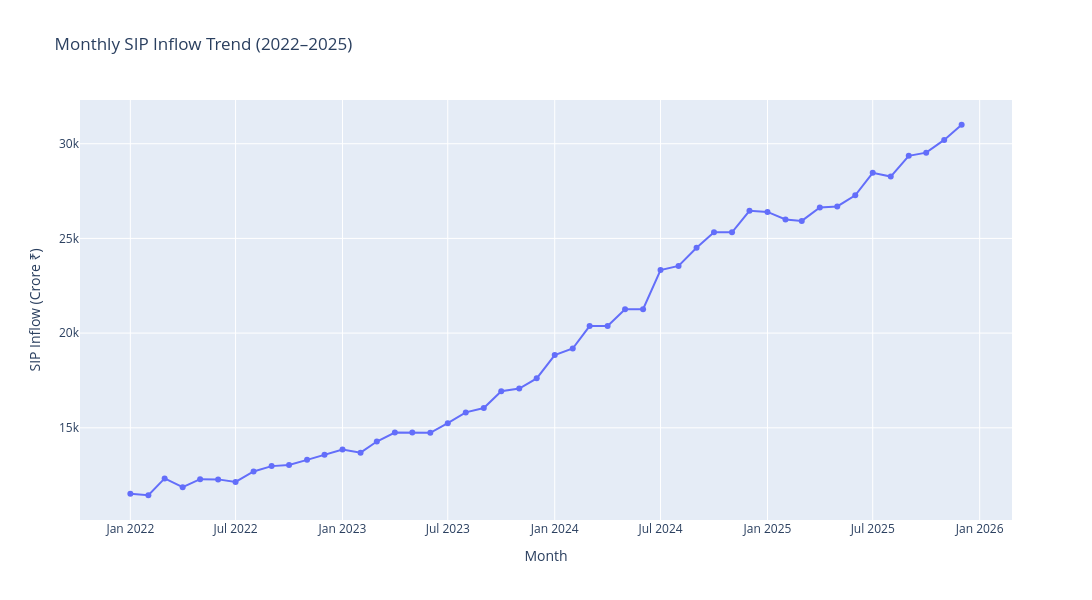

Notebook source saved alongside this figure:
### Code cell
fig = px.line(
    sip,
    x="month",
    y="sip_inflow_crore",
    markers=True,
    title="Monthly SIP Inflow Trend (2022–2025)"
)

fig.update_layout(
    width=1200,
    height=600,
    xaxis_title="Month",
    yaxis_title="SIP Inflow (Crore ₹)"
)

fig.show()

### Figure 1 — Plotly figure (JSON) as saved in the notebook; plotly's stock layout.template omitted (floating-point values rounded to 4 significant figures)
{"data": [{"hovertemplate": "month=%{x}<br>sip_inflow_crore=%{y}<extra></extra>", "legendgroup": "", "line": {"color": "#636efa", "dash": "solid"}, "marker": {"symbol": "circle"}, "mode": "lines+markers", "name": "", "orientation": "v", "showlegend": false, "type": "scatter", "x": ["2022-01-01T00:00:00", "2022-02-01T00:00:00", "2022-03-01T00:00:00", "2022-04-01T00:00:00", "2022-05-01T00:00:00", "2022-06-01T00:00:00", "2022-07-01T00:00:00", "2022-08-01T00:00:00", "2022-09-01T00:00:00", "2022-10-01T00:00:00", "2022-11-01T00:00:00", "2022-12-01T00:00:00", "2023-01-01T00:00:00", "2023-02-01T00:00:00", "2023-03-01T00:00:00", "2023-04-01T00:00:00", "2023-05-01T00:00:00", "2023-06-01T00:00:00", "2023-07-01T00:00:00", "2023-08-01T00:00:00", "2023-09-01T00:00:00", "2023-10-01T00:00:00", "2023-11-01T00:00:00", "2023-12-01T00:00:00", "2024-01-01T00:00:00", "2024-02-01T00:00:00", "2024-03-01T00:00:00", "2024-04-01T00:00:00", "2024-05-01T00:00:00", "2024-06-01T00:00:00", "2024-07-01T00:00:00", "2024-08-01T00:00:00", "2024-09-01T00:00:00", "2024-10-01T00:00:00", "2024-11-01T00:00:00", "2024-12-01T00:00:00", "2025-01-01T00:00:00", "2025-02-01T00:00:00", "2025-03-01T00:00:00", "2025-04-01T00:00:00", "2025-05-01T00:00:00", "2025-06-01T00:00:00", "2025-07-01T00:00:00", "2025-08-01T00:00:00", "2025-09-01T00:00:00", "2025-10-01T00:00:00", "2025-11-01T00:00:00", "2025-12-01T00:00:00"], "xaxis": "x", "y": [11517, 11438, 12328, 11863, 12286, 12276, 12140, 12694, 12976, 13040, 13306, 13573, 13856, 13687, 14276, 14749, 14749, 14734, 15245, 15814, 16042, 16928, 17073, 17610, 18838, 19187, 20371, 20371, 21262, 21262, 23332, 23547, 24509, 25323, 25320, 26459, 26400, 25999, 25926, 26632, 26688, 27274, 28464, 28265, 29361, 29529, 30200, 31002], "yaxis": "y"}], "layout": {"height": 600, "legend": {"tracegroupgap": 0}, "title": {"text": "Monthly SIP Inflow Trend (2022–2025)"}, "width": 1200, "xaxis": {"anchor": "y", "domain": [0, 1], "title": {"text": "Month"}}, "yaxis": {"anchor": "x", "domain": [0, 1], "title": {"text": "SIP Inflow (Crore ₹)"}}}}
